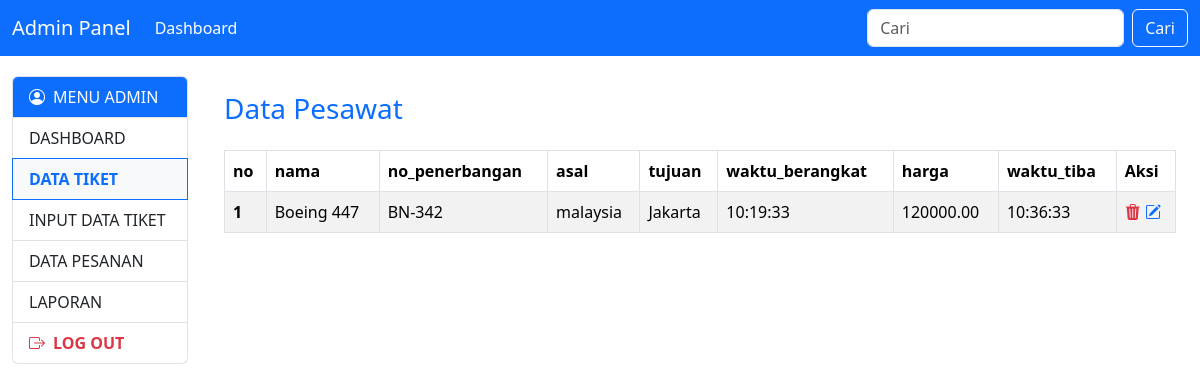
The page /admin?page=data (signed in) on the database its author committed.
### tables this page shows
CREATE TABLE `pesawat` (
  `id` int NOT NULL,
  `nama` varchar(50) NOT NULL,
  `no_penerbangan` varchar(50) NOT NULL,
  `asal` varchar(50) NOT NULL,
  `tujuan` varchar(50) NOT NULL,
  `waktu_berangkat` time DEFAULT NULL,
  `harga` decimal(12,2) NOT NULL,
  `created_at` timestamp NOT NULL DEFAULT CURRENT_TIMESTAMP,
  `updated_at` timestamp NOT NULL DEFAULT CURRENT_TIMESTAMP,
  `waktu_tiba` time DEFAULT NULL,
  `kursi_tersedia` int NOT NULL
);

### admin/data.php (the view)
<?php include "boot.php"; ?>
<div class="container-fluid mt-3">
    <h3 class="mb-4 text-primary">Data Pesawat</h3>
<table class="table table-striped table-bordered mt-4">
    <thead>
      <tr>
        <th scope="col">no</th>
        <th scope="col">nama</th>
        <th scope="col">no_penerbangan</th>
        <th scope="col">asal</th>
        <th scope="col">tujuan</th>
        <th scope="col">waktu_berangkat</th>
        <th scope="col">harga</th>
        <th scope="col">waktu_tiba</th>
        <th>Aksi</th>
      </tr>
    </thead>
    <tbody>
      <?php include "../koneksi.php";
      $tampil = $mysql->query("SELECT * FROM pesawat");
      foreach ($tampil as $data) {
        @$no++;
      ?>
        <tr>
          <th scope="row"><?= $no; ?></th>
          <td><?= $data['nama'] ?></td>
          <td><?= $data['no_penerbangan'] ?></td>
          <td><?= $data['asal'] ?></td>
          <td><?= $data['tujuan'] ?></td>
          <td><?= $data['waktu_berangkat'] ?></td>
          <td><?= $data['harga'] ?></td>
          <td><?= $data['waktu_tiba'] ?></td>
          <td>
            <a href="delete.php?id=<?= $data['id']; ?>" onclick="return confirm('apakah anda yakin?');">
              <i class="bi bi-trash3-fill text-danger"></i></button></a>
            <a href="update.php?id=<?= $data['id']; ?>" onclick="return confirm;">
              <i class="bi bi-pencil-square"></i></button></a>
          </td>
        </tr>
      <?php } ?>
    </tbody>
  </table>
  </div>

### admin/index.php (style rules this page uses)
body { background-color: #f8f9fa; }

### rows shown on the page
pesawat: nama "Boeing 447", no_penerbangan "BN-342", asal "malaysia", tujuan "Jakarta", waktu_berangkat "10:19:33", harga "120000.00", waktu_tiba "10:36:33"
